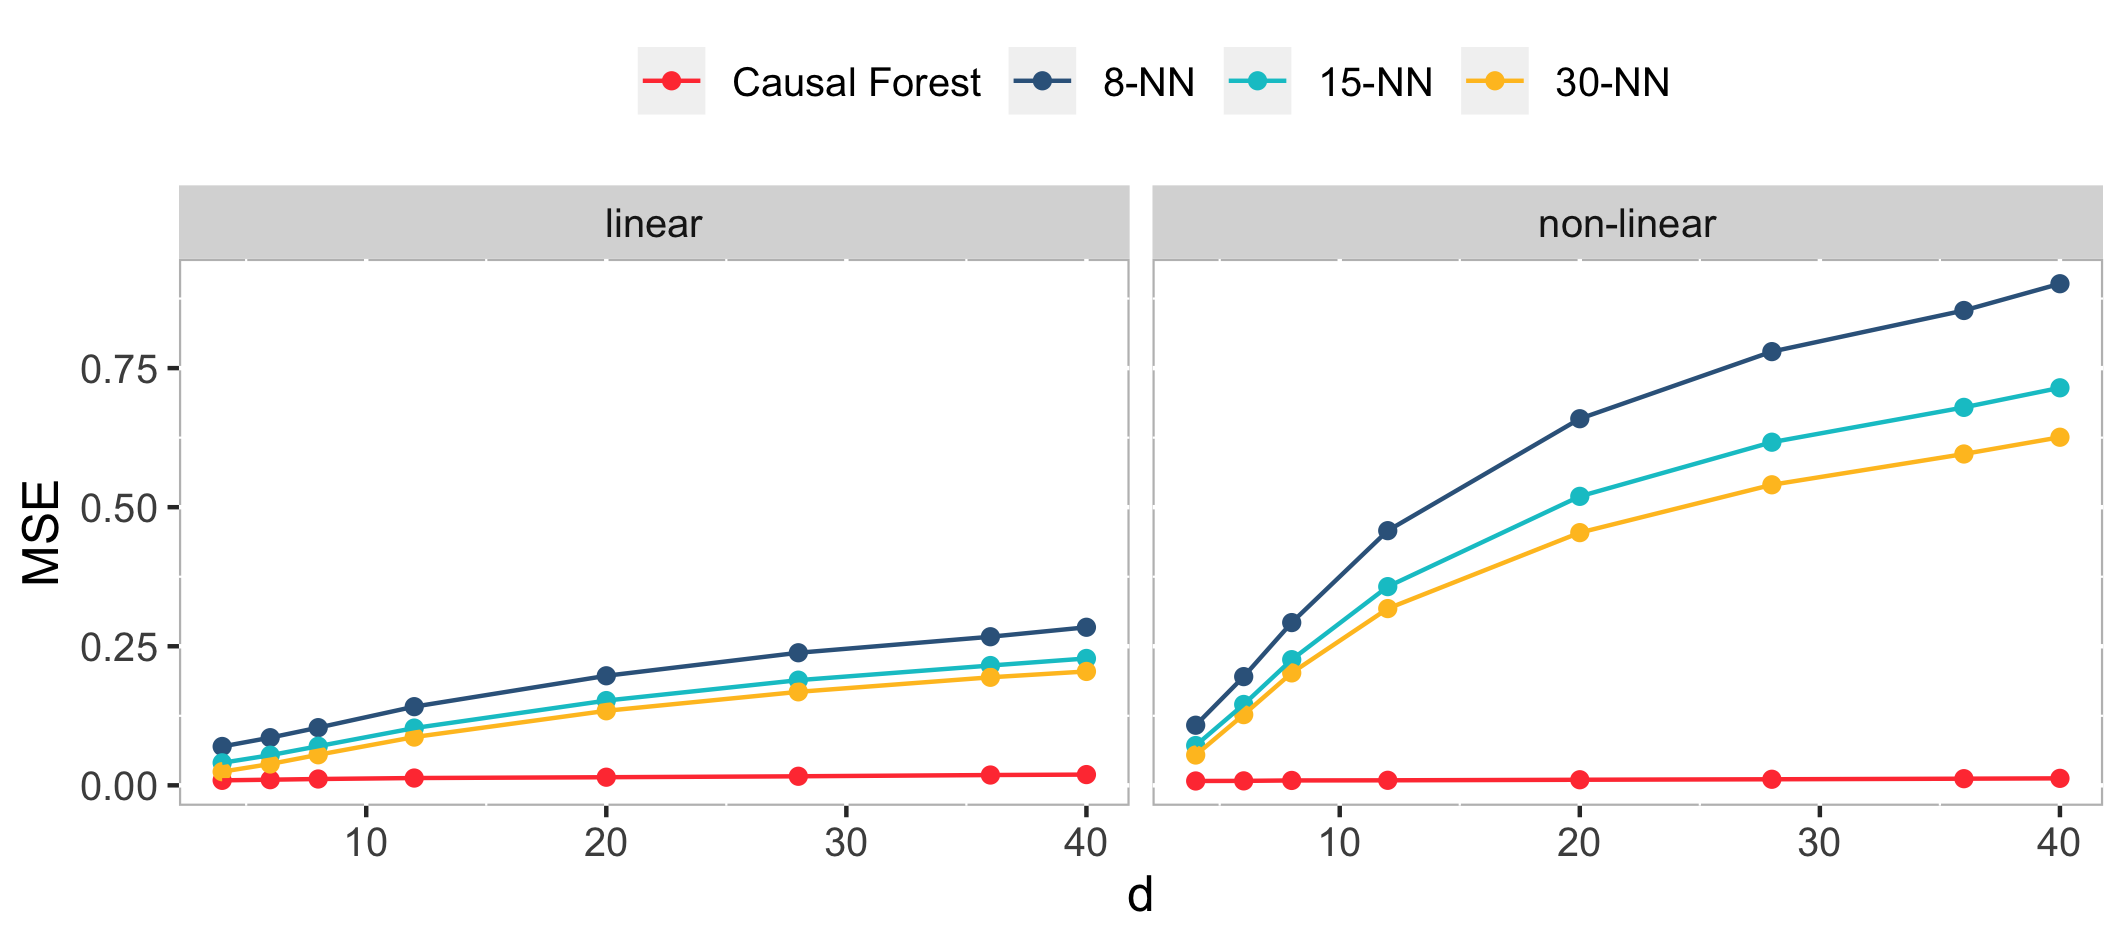

Write R code to recreate this figure.
# Visualization of Results of Simulation Design 1

library(ggplot2)
library(tidyverse)

# Plot of MSE

# Linear
load("01_Heterogeneity/01_Simulation_Design1_linear.RData")

lin <- result %>%
  select(d, cf.mse, knn8.mse, knn15.mse, knn30.mse) %>%
  gather(key="method", value="value", -d)
lin$form = "linear"

# Nonlinear
load("01_Heterogeneity/01_Simulation_Design1_nonlinear.RData")

nonlin <- result %>%
  select(d, cf.mse, knn8.mse, knn15.mse, knn30.mse) %>%
  gather(key="method", value="value", -d)
nonlin$form = "non-linear"

both <- rbind(lin,nonlin)

cols <- c("cf.mse" = "brown1",
          "knn8.mse" = "steelblue4",
          "knn15.mse" = "turquoise3",
          "knn30.mse" = "goldenrod1")

ggplot(both, aes(x=d, y=value, color=method)) +
  geom_point() +
  geom_line() +
  scale_color_manual(values = cols,
                     breaks = c("cf.mse", "knn8.mse", "knn15.mse", "knn30.mse"),
                     labels=c("Causal Forest", "8-NN", "15-NN", "30-NN")) +
  theme(panel.background = element_rect(fill="white",colour="grey"), text = element_text(size=12),  legend.title = element_blank(),
        legend.position = "top") +
  labs(y="MSE", x="d") +
  facet_wrap(~ form)

ggsave("01_Heterogeneity/01_Figure_3.png", width=18, height = 8, units = "cm")
